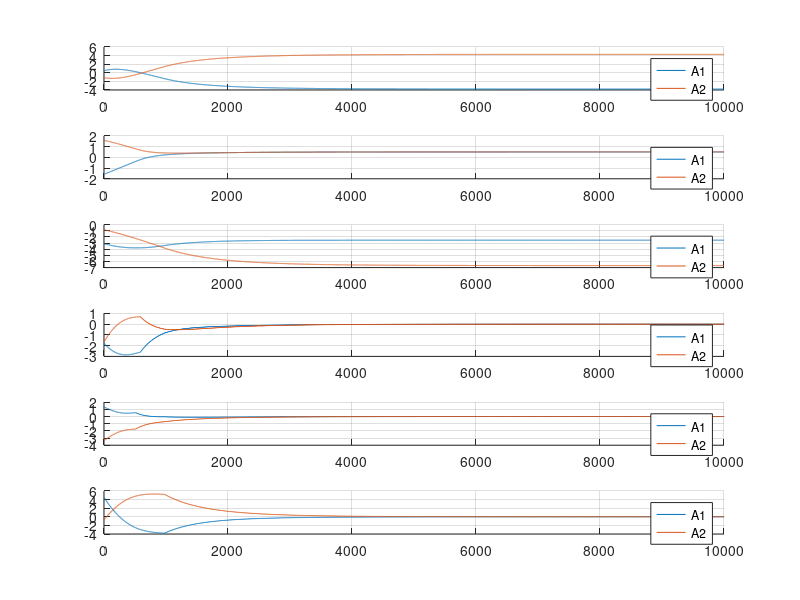
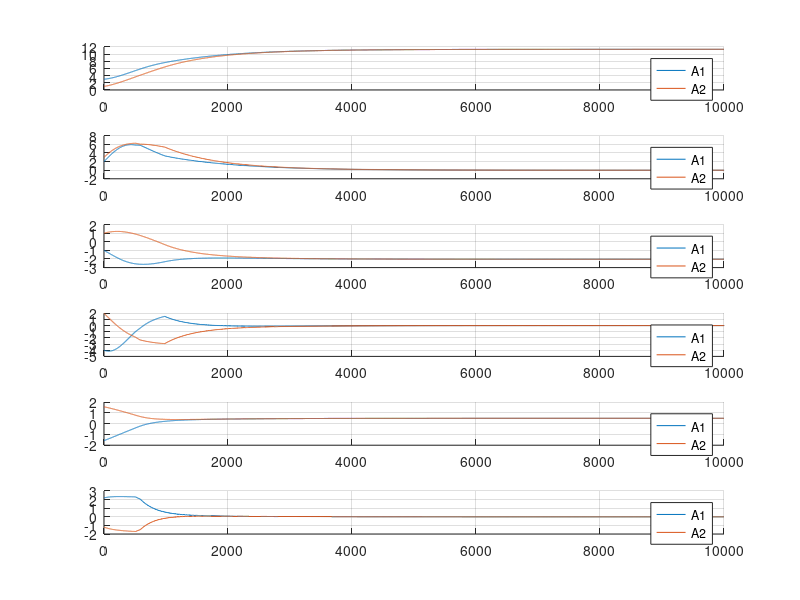
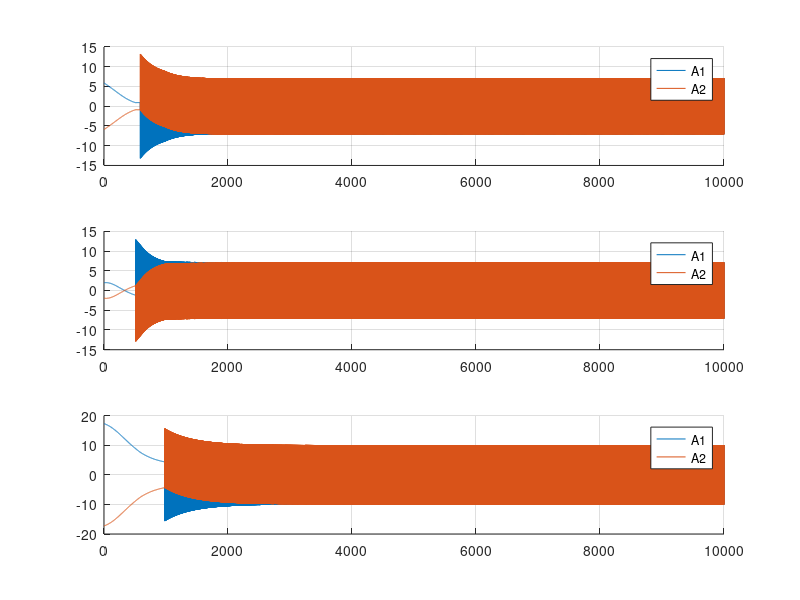
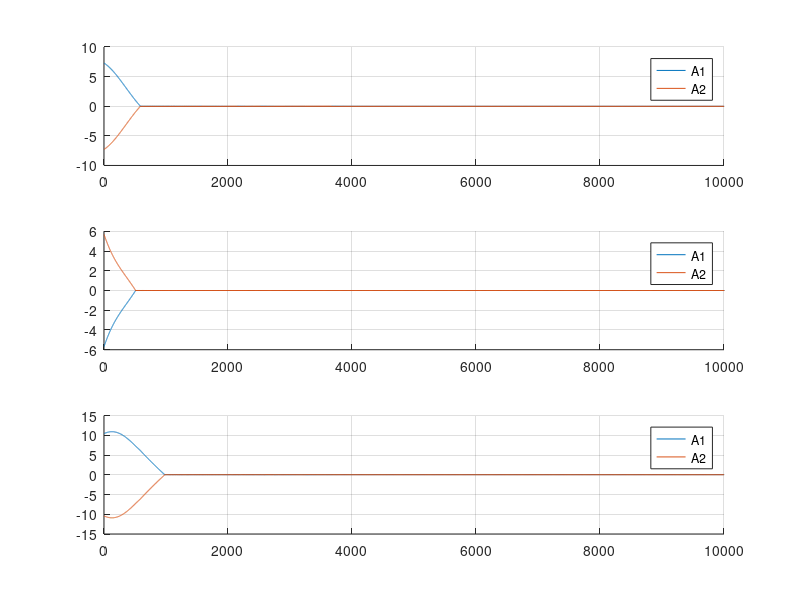

The MATLAB source for these figures, in order:
%
% Sliding for a two agents
%

close all;

n=6;
m=3;
fx = @(x, u) [...
    x(2); ...
    (u(1) + u(2))*cos(x(5)) - u(3)*sin(x(5)) - x(2); ...
    x(4); ...
    (u(1) + u(2))*sin(x(5)) + u(3)*cos(x(5)) - x(4); ...
    x(6); ...
    u(1) - u(2) - x(6)];



Af = @(x,u) [0 1 0 0 0 0;
          0 -1 0 0 (-(u(1)+u(2))*sin(x(5)) - u(3)*cos(x(5))) 0;
          0 0 0 1 0 0;
          0 0 0 -1 ((u(1)+u(2))*cos(x(5)) - u(3)*sin(x(5))) 0;
          0 0 0 0 0 1;
          0 0 0 0 0 -1];
Bf = @(x,u) [0 0 0;
          cos(x(5)) cos(x(5)) -sin(x(5));
          0 0 0;
          sin(x(5)) sin(x(5)) cos(x(5));
          0 0 0;
          1 -1 0];
      
x = [0; 0; 0; 0; pi/8; 0];
u1 = [0; 0; 0];

A = Af(x, u1)
B = Bf(x, u1)
      

[Tr1, Temp] = qr(B);
%Tr1f = Tr1^-1;
Tr1f = Tr1';
T = [Tr1f(m+1:n,:);Tr1f(1:m,:)];


n = 6;
m = 3;

Az = T * A * (T');
A11 = Az(1:n-m, 1:n-m)
A12 = Az(1:n-m, n-m+1:end)
A21 = Az(n-m+1:end, 1:n-m)
A22 = Az(n-m+1:end, n-m+1:end)

Bz = T * B;
B2 = Bz(n-m+1:end, :)

C1 = place(A11, A12, -2:-1:-4);%lqr(A11, A12, 1, 1)
C = [C1, eye(n-m)]

ts = 0.001;

k = 10;

x1 = [3; 2; -1; -4; -5*pi/10; 2.2];
x2 = [1; 3; 1; 2; +5*pi/10; -1.2];

z1 = T * x1;
z2 = T * x2;

X1 = [];
X2 = [];

Z1 = [];
Z2 = [];

S1 = [];
S2 = [];

U1 = [];
U2 = [];


for i = 1:10000
    %z1d = z1 - z2;
    %z2d = z2 - z1;
    z1d = T * (x1 - x2);
    z2d = T * (x2 - x1);
    
    s1 = C * z1d;
    u1 = -(C*Bz)^-1*(C*Az*z1d + k*sign(s1));

    s2 = C * z2d;
    u2 = -(C*Bz)^-1*(C*Az*z2d + k*sign(s2));
    
    %
    X1 = [X1 x1];
    Z1 = [Z1 z1];
    S1 = [S1 s1];
    U1 = [U1 u1];
    
    X2 = [X2 x2];
    Z2 = [Z2 z2];
    S2 = [S2 s2];
    U2 = [U2 u2];
    
    x1 = x1 + fx(x1, u1) * ts;
    x2 = x2 + fx(x2, u2) * ts;
    
    z1 = z1 + (Az * z1 + Bz * u1) * ts;
    z2 = z2 + (Az * z2 + Bz * u2) * ts;
end

figure();
for i = 1:n
    subplot(n, 1, i), hold on;
    plot(Z1(i,:)', 'DisplayName', "A1")
    plot(Z2(i,:)', 'DisplayName', "A2")
    grid on;
    legend()
end

figure();
for i = 1:n
    subplot(n, 1, i), hold on;
    plot(X1(i,:)', 'DisplayName', "A1")
    plot(X2(i,:)', 'DisplayName', "A2")
    grid on;
    legend()
end

figure();
for i = 1:m
    subplot(m, 1, i), hold on;
    plot(U1(i,:)', 'DisplayName', "A1")
    plot(U2(i,:)', 'DisplayName', "A2")
    grid on;
    legend()
end

figure();
for i = 1:n-m
    subplot(n-m, 1, i), hold on;
    plot(S1(i,:)', 'DisplayName', "A1")
    plot(S2(i,:)', 'DisplayName', "A2")
    grid on;
    legend()
end